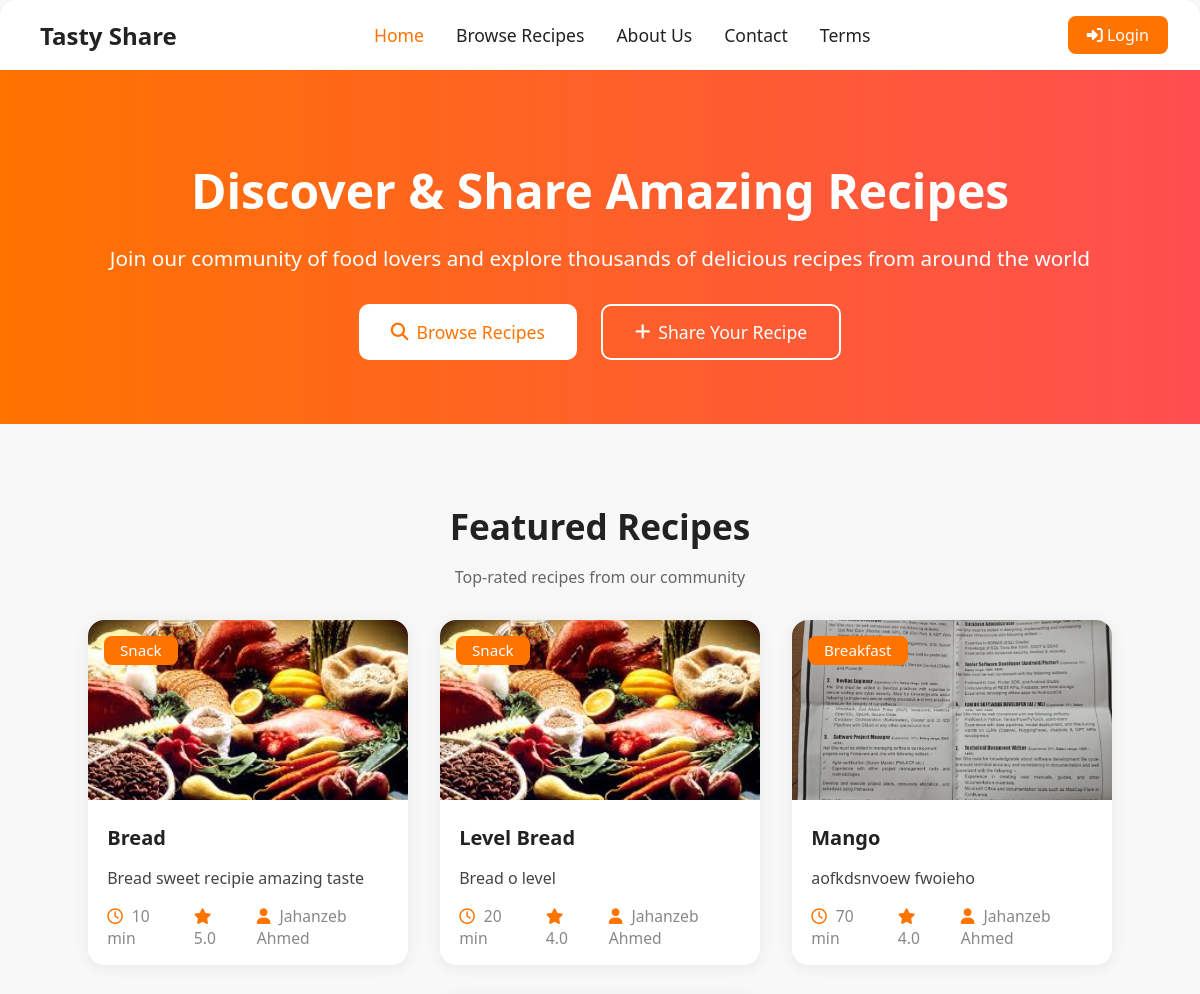
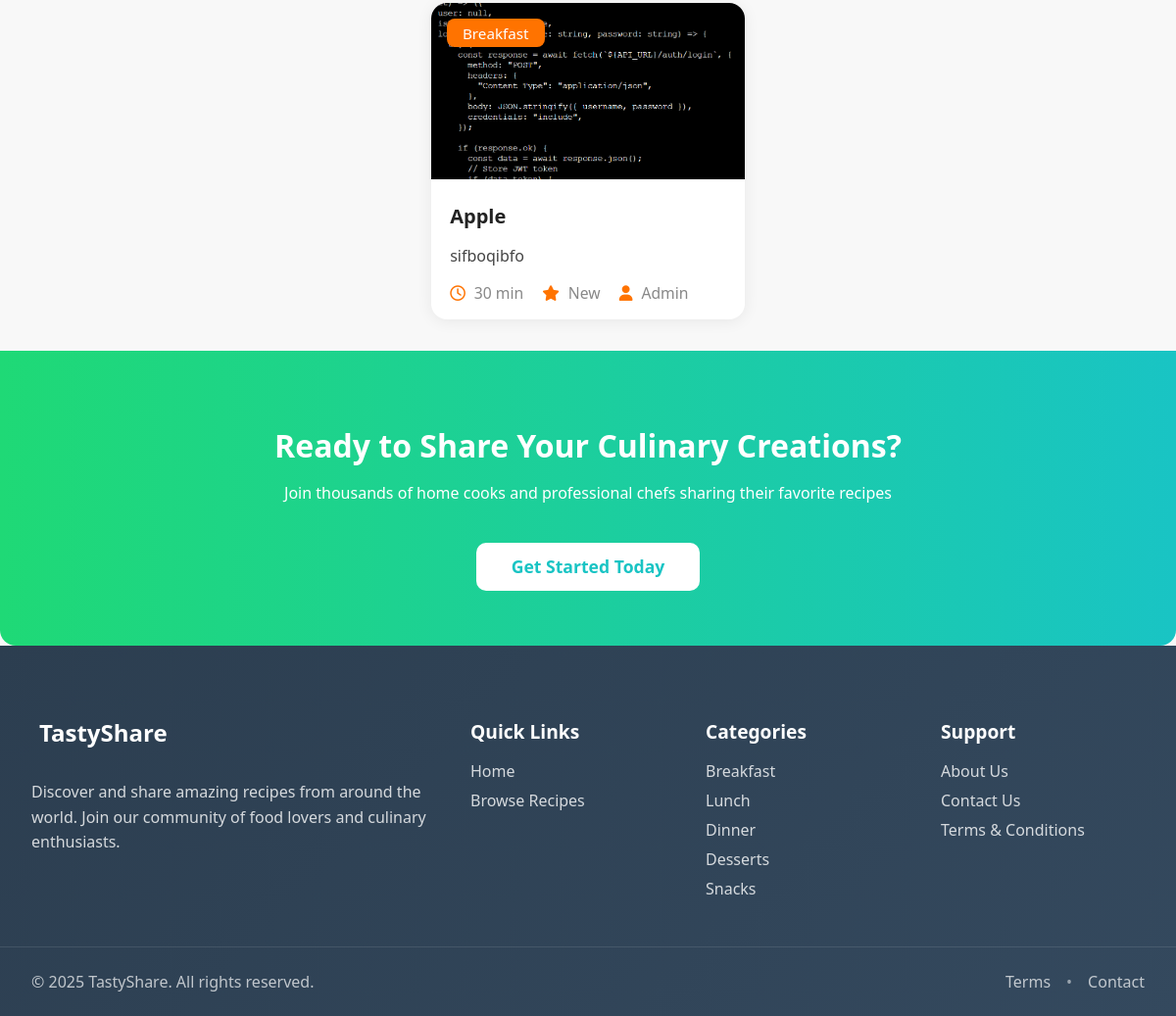
The page / on the database its author committed (2 pictures, top to bottom).
### models.py (models this page shows)
class Recipe(db.Model):
    id = db.Column(db.Integer, primary_key=True)
    title = db.Column(db.String(200), nullable=False)
    description = db.Column(db.Text, nullable=False)
    ingredients = db.Column(db.Text, nullable=False)
    steps = db.Column(db.Text, nullable=False)
    category = db.Column(db.String(50))
    cooking_time = db.Column(db.Integer)
    servings = db.Column(db.Integer)
    difficulty = db.Column(db.String(20))
    image_url = db.Column(db.String(300))
    user_id = db.Column(db.Integer, db.ForeignKey('user.id'))
    user = db.relationship('User', backref='recipes')
    approved = db.Column(db.Boolean, default=False)
    dietary_preference = db.Column(db.String(20))
    popularity = db.Column(db.Integer, default=0)
    created_at = db.Column(db.DateTime, default=datetime.utcnow)
    is_published = db.Column(db.Boolean, default=True)
    is_reported = db.Column(db.Boolean, default=False)

class User(db.Model):
    id = db.Column(db.Integer, primary_key=True)
    email = db.Column(db.String(120), unique=True, nullable=False)
    password = db.Column(db.String(200), nullable=False)
    role = db.Column(db.String(10), default='User')
    name = db.Column(db.String(100))
    blocked = db.Column(db.Boolean, default=False)

### app.py (the view)
@app.route('/')
def home():
    featured_recipes = db.session.query(Recipe)\
        .join(Review, Recipe.id == Review.recipe_id, isouter=True)\
        .filter(Recipe.is_published == True, Recipe.approved == True)\
        .group_by(Recipe.id)\
        .order_by(db.func.avg(Review.rating).desc().nullslast(), Recipe.popularity.desc())\
        .limit(6).all()
    recipe_list = []
    for recipe in featured_recipes:
        reviews = Review.query.filter_by(recipe_id=recipe.id, approved=True).all()
        avg_rating = round(sum(r.rating for r in reviews) / len(reviews), 1) if reviews else 0
        author = User.query.get(recipe.user_id)
        recipe_list.append({
            'id': recipe.id,
            'title': recipe.title,
            'description': recipe.description,
            'category': recipe.category,
            'cooking_time': recipe.cooking_time,
            'image_url': recipe.image_url,
            'avg_rating': avg_rating,
            'author_name': author.name if author else 'Unknown'
        })
    return render_template('index.html', featured_recipes=recipe_list)

### templates/index.html (shortened to what this page needs)
{% extends "base.html" %}
{% block content %}
<section class="hero">
    <h1>Discover & Share Amazing Recipes</h1>
    <p>Join our community of food lovers and explore thousands of delicious recipes from around the world</p>
    <div class="hero-actions">
        <a href="/recipes" class="btn primary"><i class="fa fa-search"></i> Browse Recipes</a>
        <a href="/add-recipe" class="btn secondary"><i class="fa fa-plus"></i> Share Your Recipe</a>
    </div>
</section>
<section class="featured">
    <h2>Featured Recipes</h2>
    <p>Top-rated recipes from our community</p>
    <div class="recipe-cards">
        {% for recipe in featured_recipes %}
        <div class="recipe-card">
            <span class="badge">{{ recipe.category or 'Recipe' }}</span>
            {% if current_user and current_user.is_authenticated %}
            <a href="/recipe/{{ recipe.id }}">
                <img src="{{ recipe.image_url or '/static/default_recipe.jpg' }}" alt="{{ recipe.title }}">
            </a>
            {% else %}
            <a href="/login" onclick="showLoginMessage()">
                <img src="{{ recipe.image_url or '/static/default_recipe.jpg' }}" alt="{{ recipe.title }}">
            </a>
            {% endif %}
            <div class="card-content">
                {% if current_user and current_user.is_authenticated %}
                <h3><a href="/recipe/{{ recipe.id }}">{{ recipe.title }}</a></h3>
                {% else %}
                <h3><a href="/login" onclick="showLoginMessage()">{{ recipe.title }}</a></h3>
                {% endif %}
                <p>{{ recipe.description[:100] }}{% if recipe.description|length > 100 %}...{% endif %}</p>
                <div class="card-meta">
                    <span><i class="fa-regular fa-clock"></i> {{ recipe.cooking_time or '?' }} min</span>
                    <span><i class="fa fa-star"></i> {{ recipe.avg_rating or 'New' }}</span>
                    <span><i class="fa fa-user"></i> {{ recipe.author_name }}</span>
                </div>
            </div>
        </div>
        {% else %}
        <div class="no-featured">
            <p>No featured recipes available yet. Be the first to share a recipe!</p>
            <a href="/add-recipe" class="btn primary">Share Your Recipe</a>
        </div>
        {% endfor %}
    </div>
</section>
{% if not current_user or not current_user.is_authenticated %}
<section class="cta">
    <h2>Ready to Share Your Culinary Creations?</h2>
    <p>Join thousands of home cooks and professional chefs sharing their favorite recipes</p>
    <a href="/register" class="btn cta-btn">Get Started Today</a>
</section>
{% endif %}
{% endblock %}

### static/style.css (style rules this page uses)
body { font-family: 'Segoe UI', Arial, sans-serif; margin: 0; padding: 0; background: #f8f8f8; color: #222; }
.hero { background: linear-gradient(90deg, #ff7300 0%, #ff4e50 100%); color: #fff; text-align: center; padding: 3rem 1rem 4rem 1rem; }
.hero h1 { font-size: 3rem; font-weight: bold; margin-bottom: 1rem; }
.hero p { font-size: 1.3rem; margin-bottom: 2rem; }
.hero-actions { display: flex; justify-content: center; gap: 1.5rem; }
.btn { display: inline-flex; align-items: center; gap: 0.5rem; padding: 0.9rem 2rem; border-radius: 10px; font-size: 1.1rem; font-weight: 500; text-decoration: none; border: 2px solid transparent; transition: background 0.2s, color 0.2s, border 0.2s; cursor: pointer; }
.btn.primary { background: #fff; color: #ff7300; border: none; }
.btn.secondary { background: transparent; color: #fff; border: 2px solid #fff; }
.featured { text-align: center; padding: 3rem 1rem 2rem 1rem; }
.featured h2 { font-size: 2.2rem; margin-bottom: 0.5rem; }
.featured p { color: #666; margin-bottom: 2rem; }
.recipe-cards { display: flex; justify-content: center; gap: 2rem; flex-wrap: wrap; }
.recipe-card { background: #fff; border-radius: 16px; box-shadow: 0 2px 16px rgba(0, 0, 0, 0.07); overflow: hidden; width: 320px; text-align: left; position: relative; transition: transform 0.2s, box-shadow 0.2s; }
.recipe-card img { width: 100%; height: 180px; object-fit: cover; }
.badge { position: absolute; top: 16px; left: 16px; background: #ff7300; color: #fff; padding: 0.3rem 1rem; border-radius: 8px; font-size: 0.95rem; font-weight: 500; z-index: 2; }
.card-content { padding: 1.2rem 1.2rem 1rem 1.2rem; }
.card-content h3 { margin: 0 0 0.5rem 0; font-size: 1.25rem; font-weight: 600; }
.card-content p { color: #444; font-size: 1rem; margin-bottom: 1rem; }
.card-meta { display: flex; gap: 1.2rem; color: #888; font-size: 0.98rem; align-items: center; }
.card-meta i { margin-right: 0.3rem; color: #ff7300; }
.cta { background: linear-gradient(90deg, #1fd976 0%, #19c4c4 100%); color: #fff; text-align: center; padding: 3rem 1rem 3.5rem 1rem; border-radius: 0 0 16px 16px; }
.cta h2 { font-size: 2rem; margin-bottom: 1rem; }
.cta-btn { background: #fff; color: #19c4c4; border: none; font-weight: 600; font-size: 1.1rem; padding: 0.8rem 2.2rem; border-radius: 10px; margin-top: 1.5rem; transition: background 0.2s, color 0.2s; text-decoration: none; display: inline-block; }
.recipe-card { position: relative; }
.featured .recipe-card h3 a { color: #222; text-decoration: none; transition: color 0.2s; }
.featured .recipe-card img { transition: transform 0.2s; }
body { display: flex; flex-direction: column; min-height: 100vh; }

### templates/index.html (style rules this page uses)
.recipe-card { position: relative; }

### rows shown on the page
Recipe: category "Snack", image_url (picture), title "Bread", description "Bread sweet recipie amazing taste"
User: author_name "Jahanzeb Ahmed" "Jahanzeb Ahmed" "Jahanzeb Ahmed"
Recipe: category "Snack", image_url (picture), title "Level Bread", description "Bread o level"
Recipe: category "Breakfast", image_url (picture), title "Mango", description "aofkdsnvoew fwoieho"
Recipe: category "Breakfast", image_url (picture), title "Apple", description "sifboqibfo"
User: author_name "Admin"

### other values the page prints
{{ recipe.cooking_time or '?' }} "10" "20" "70" "30"
{{ recipe.avg_rating or 'New' }} "5.0" "4.0" "4.0" "New"
